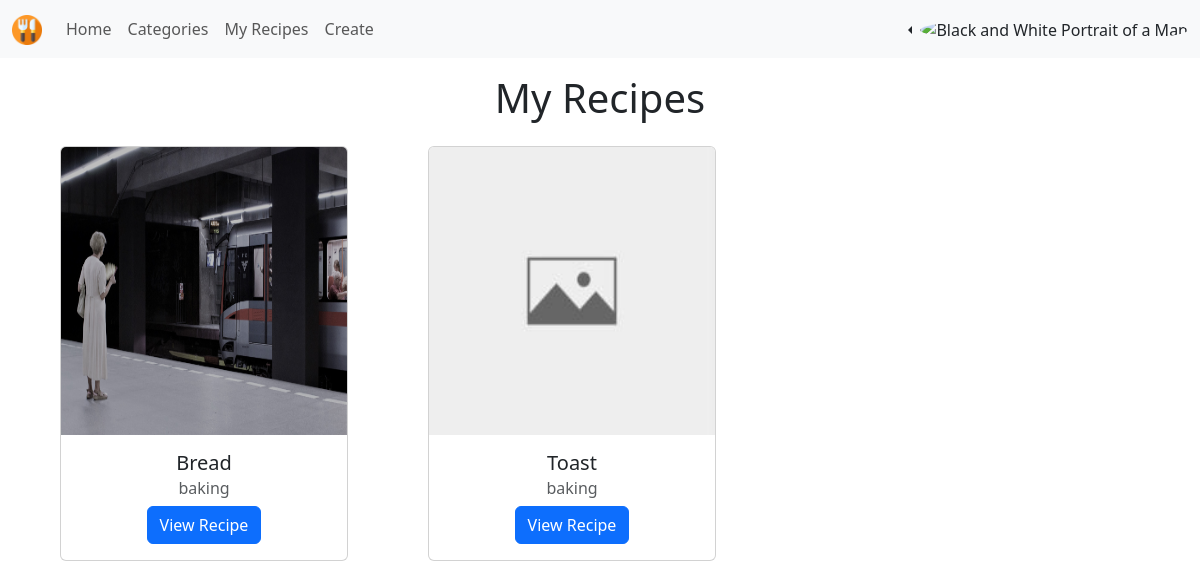
The app's page /recipies/my_recipes/1 (signed in), older data.
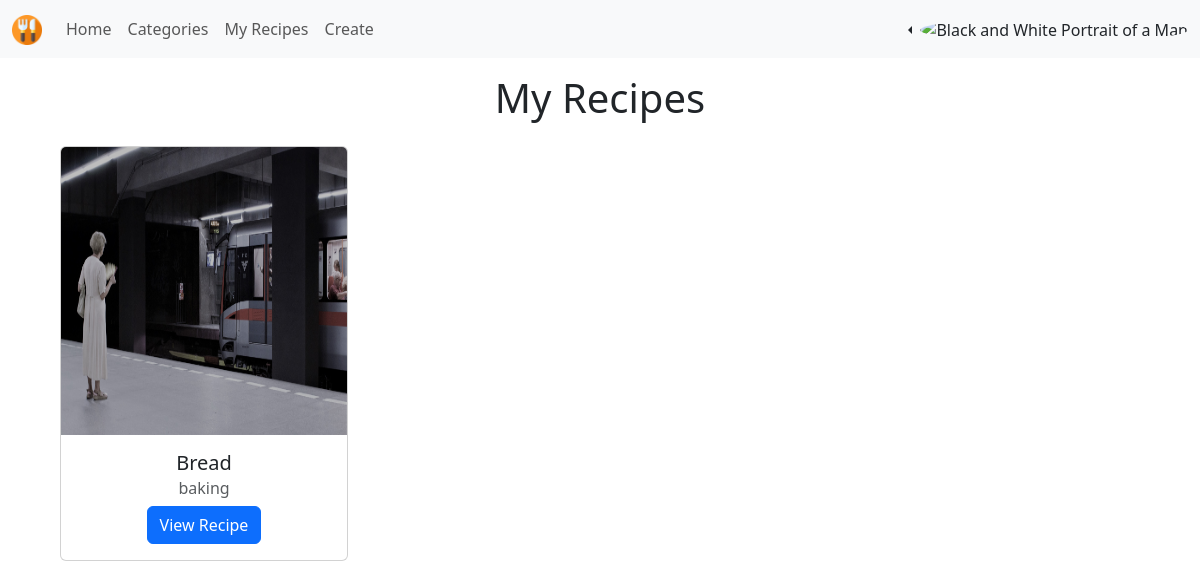
The same page, newer data.
### recipies/models.py (models this page shows, shortened)
class Recipe(models.Model):
  creator = models.ForeignKey(Profile, on_delete=models.CASCADE)
  created_timestamp = models.DateTimeField(default=datetime.now, blank=True)
  updated_timestamp = models.DateTimeField(default=datetime.now, blank=True)
  recipe_name = models.CharField(max_length=200)
  recipe_image = models.ImageField(upload_to='recipe_img', default="empty.jpg")
  oven_temp = models.IntegerField(null=True)
  serving_size = models.FloatField()
  recipe_category = models.CharField(max_length=50)
  recipe_tags = models.CharField(max_length=200)
  recipe_instructions = models.TextField()
  likes = models.IntegerField(default=0)

### recipies/views.py (the view)
# urls.py: path('my_recipes/<int:id>', views.recipe_list_view, name='my_recipes'),
@login_required
def recipe_list_view(request, id):
  user = Profile.objects.get(pk=id)
  recipes = Recipe.objects.filter(creator=user)
  return render(request, 'recipes/my_recipes.html', {'recipes': recipes})

### recipies/templates/recipes/my_recipes.html
{% extends 'socialMedia/baseNav.html' %}
{% block body %}
  <h1 class="text-center py-3">My Recipes</h1>
  <div class="mx-5 row row-cols-3 g-4">
    {% for recipe in recipes %}
      <div class="col">
        <div class="card text-center" style="width: 18rem;">
          <img src="{{ recipe.recipe_image.url }}" style="max-width: 18rem; height: 18rem; overflow: hidden;" class="card-img-top" alt="...">
          <div class="card-body">
            <h5 class="card-title">{{ recipe.recipe_name }}</h5>
            <h6 class="card-subtitle mb-2 text-muted">{{ recipe.recipe_category }}</h6>
            <a href="{% url 'recipies:recipe_detail' recipe.id %}" class="btn btn-primary">View Recipe</a>
          </div>
        </div>
      </div>
    {% endfor %}
  </div>
{% endblock %}

### socialMedia/templates/socialMedia/baseNav.html (shortened to what this page needs)
{% load static %}
<!DOCTYPE html>
<html lang="en">
<head>
  <link href="https://cdn.jsdelivr.net/npm/bootstrap@5.3.3/dist/css/bootstrap.min.css" rel="stylesheet">
</head>
<body>
  <nav class="navbar navbar-expand-lg navbar-light bg-body-tertiary">
    <div class="container-fluid">
      <div class="collapse navbar-collapse" id="navbarSupportedContent">
        <a class="navbar-brand mt-2 mt-lg-0" href="{% url 'socialMedia:feed' %}">
          <img
          src="../../../media/cutlery.png"
          height="30"
          alt="MDB Logo"
          loading="lazy"
          />
        </a>
        <ul class="navbar-nav me-auto mb-2 mb-lg-0">
          <li class="nav-item">
            <a class="nav-link" href="{% url 'socialMedia:feed' %}">Home</a>
          </li>
          <li class="nav-item">
            <a class="nav-link" href="{% url 'socialMedia:categories' %}">Categories</a>
          </li>
          <li class="nav-item">
            <a class="nav-link" href="{% url 'recipies:my_recipes' user.pk %}">My Recipes</a>
          </li>
          <li class="nav-item">
            <a class="nav-link" href="{% url 'recipies:create' user.pk %}">Create</a>
          </li>
        </ul>
      </div>
      <div class="nav-item dropstart">
        <a class="nav-link dropdown-toggle" data-bs-toggle="dropdown" href="#" role="button" aria-expanded="false">
          <img
            src="https://mdbcdn.b-cdn.net/img/new/avatars/2.webp"
            class="rounded-circle"
            height="30"
            alt="Black and White Portrait of a Man"
            loading="lazy"
          />
        </a>
      </div>
    </div>
  </nav>
  {% block body %}
  {% endblock %}
</body>
</html>

Row changes from the older to the newer data that the page shows:
removed Recipe: recipe_image (placeholder picture), recipe_name "Toast", recipe_category "baking"
